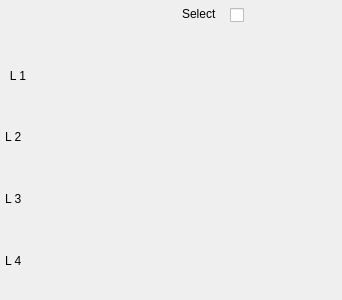
<?xml version="1.0" encoding="UTF-8"?>
<ui version="4.0">
 <class>Form</class>
 <widget class="QWidget" name="Form">
  <property name="enabled">
   <bool>true</bool>
  </property>
  <property name="geometry">
   <rect>
    <x>0</x>
    <y>0</y>
    <width>342</width>
    <height>300</height>
   </rect>
  </property>
  <property name="sizePolicy">
   <sizepolicy hsizetype="Preferred" vsizetype="Preferred">
    <horstretch>0</horstretch>
    <verstretch>0</verstretch>
   </sizepolicy>
  </property>
  <property name="minimumSize">
   <size>
    <width>286</width>
    <height>0</height>
   </size>
  </property>
  <property name="maximumSize">
   <size>
    <width>342</width>
    <height>300</height>
   </size>
  </property>
  <property name="focusPolicy">
   <enum>Qt::StrongFocus</enum>
  </property>
  <property name="windowTitle">
   <string>Form</string>
  </property>
  <widget class="QCheckBox" name="checkBox">
   <property name="geometry">
    <rect>
     <x>230</x>
     <y>5</y>
     <width>20</width>
     <height>21</height>
    </rect>
   </property>
   <property name="sizePolicy">
    <sizepolicy hsizetype="Preferred" vsizetype="Preferred">
     <horstretch>0</horstretch>
     <verstretch>0</verstretch>
    </sizepolicy>
   </property>
   <property name="text">
    <string/>
   </property>
  </widget>
  <widget class="QLabel" name="label_L3">
   <property name="geometry">
    <rect>
     <x>5</x>
     <y>190</y>
     <width>66</width>
     <height>17</height>
    </rect>
   </property>
   <property name="text">
    <string>L 3</string>
   </property>
  </widget>
  <widget class="QLabel" name="label_L4">
   <property name="geometry">
    <rect>
     <x>5</x>
     <y>252</y>
     <width>66</width>
     <height>17</height>
    </rect>
   </property>
   <property name="text">
    <string>L 4</string>
   </property>
  </widget>
  <widget class="QLabel" name="label_L5">
   <property name="geometry">
    <rect>
     <x>5</x>
     <y>313</y>
     <width>66</width>
     <height>17</height>
    </rect>
   </property>
   <property name="text">
    <string>L 5</string>
   </property>
  </widget>
  <widget class="QLabel" name="label_L6">
   <property name="geometry">
    <rect>
     <x>5</x>
     <y>375</y>
     <width>66</width>
     <height>17</height>
    </rect>
   </property>
   <property name="text">
    <string>L 6</string>
   </property>
  </widget>
  <widget class="QLabel" name="label_L7">
   <property name="geometry">
    <rect>
     <x>5</x>
     <y>436</y>
     <width>66</width>
     <height>17</height>
    </rect>
   </property>
   <property name="text">
    <string>L 7</string>
   </property>
  </widget>
  <widget class="QLabel" name="label_L2">
   <property name="geometry">
    <rect>
     <x>5</x>
     <y>128</y>
     <width>66</width>
     <height>17</height>
    </rect>
   </property>
   <property name="text">
    <string>L 2</string>
   </property>
  </widget>
  <widget class="QLabel" name="label">
   <property name="geometry">
    <rect>
     <x>182</x>
     <y>5</y>
     <width>42</width>
     <height>17</height>
    </rect>
   </property>
   <property name="text">
    <string>Select</string>
   </property>
  </widget>
  <widget class="QLabel" name="label_L1">
   <property name="geometry">
    <rect>
     <x>5</x>
     <y>67</y>
     <width>21</width>
     <height>17</height>
    </rect>
   </property>
   <property name="sizePolicy">
    <sizepolicy hsizetype="Preferred" vsizetype="Minimum">
     <horstretch>0</horstretch>
     <verstretch>0</verstretch>
    </sizepolicy>
   </property>
   <property name="text">
    <string>L 1</string>
   </property>
   <property name="alignment">
    <set>Qt::AlignRight|Qt::AlignTrailing|Qt::AlignVCenter</set>
   </property>
  </widget>
 </widget>
 <resources/>
 <connections/>
</ui>
